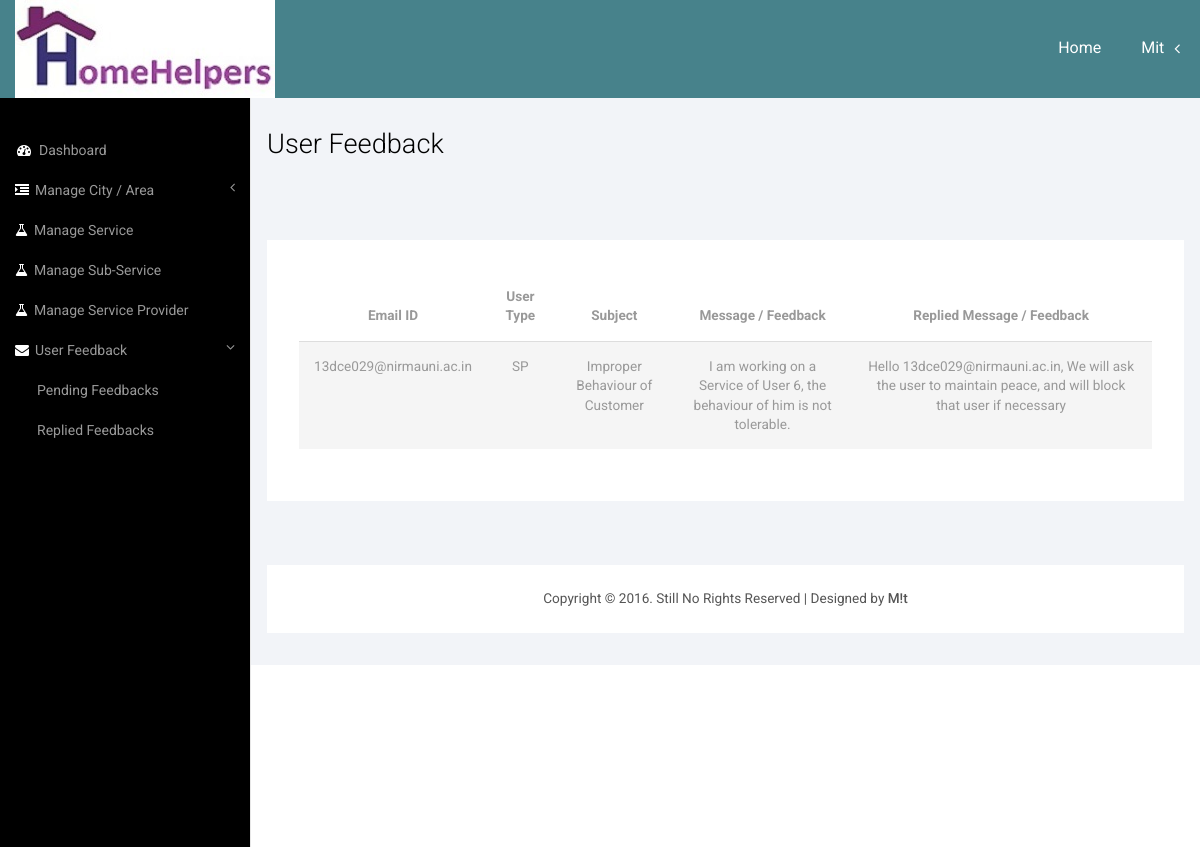
Page /Admin/RFeedback_View.php (signed in) on the committed database.
### tables this page shows
CREATE TABLE IF NOT EXISTS `feedback_master` (
`Feedback_id` int(8) NOT NULL,
  `Email_ID` varchar(32) NOT NULL,
  `User_type` varchar(8) NOT NULL,
  `Subject` varchar(64) NOT NULL,
  `Message` text NOT NULL,
  `Time_Stamp` datetime NOT NULL DEFAULT CURRENT_TIMESTAMP,
  `Reply` text,
  `Replied` tinyint(1) NOT NULL DEFAULT '0'
);

### Admin/RFeedback_View.php (the view, shortened to what this page needs)
<!DOCTYPE HTML>
<html>
<?php
require_once("Navigation.php");
?>
<head>
</head>
<body>
<div id="wrapper">
    <div id="page-wrapper" style="margin-top: 98px;">
        <div class="col-md-12 graphs">
            <div class="xs">
                <h3>User Feedback</h3>
                <div class="tab-content" style="margin-top: 80px;">
                    <div class="tab-pane active" id="horizontal-form">
                        <div class="bs-example4" data-example-id="contextual-table">
                            <?php
                            $selectSQL = "SELECT * FROM `feedback_master` WHERE Replied=1 ORDER BY `Time_Stamp`";
                            if( !( $selectRes = mysql_query( $selectSQL ) ) ){
                                echo 'Retrieval of data from Database Failed - #'.mysql_errno().': '.mysql_error();
                            }
                            else{
                            ?>
                            <table class="table">
                                <thead>
                                <tr>
                                    <th style="text-align: center">Email ID</th>
                                    <th style="text-align: center">User Type</th>
                                    <th style="text-align: center">Subject</th>
                                    <th style="text-align: center">Message / Feedback</th>
                                    <th style="text-align: center">Replied Message / Feedback</th>
                                </tr>
                                </thead>
                                <tbody>
                                <?php
                                if (mysql_num_rows($selectRes) == 0) {
                                    echo '<tr><td colspan="3">No Rows Returned</td></tr>';
                                } else {
                                    $mit = 1;
                                    while ($row = mysql_fetch_assoc($selectRes)) {
                                        if ($mit % 2 == 1) {
                                            echo "<tr class=\"active\"><td align=\"center\">{$row['Email_ID']}</td><td align=\"center\">{$row['User_type']}</td><td align=\"center\">{$row['Subject']}</td><td align=\"center\">{$row['Message']}</td><td align=\"center\">{$row['Reply']}</td></tr>\n";
                                        } else {
                                            echo "<tr><td align=\"center\">{$row['Email_ID']}</td><td align=\"center\">{$row['User_type']}</td><td align=\"center\">{$row['Subject']}</td><td align=\"center\">{$row['Message']}</td><td align=\"center\">{$row['Reply']}</td></tr>\n";
                                        }
                                        $mit++;
                                    }
                                }
                                }
                                ?>
                                </tbody>
                            </table>
                        </div>
                    </div>
                </div>
                <div class="copy_layout">
                    <p>Copyright © 2016. Still No Rights Reserved | Designed by <b style="font-weight: 500">M!t</b></p>
                </div>
            </div>
        </div>
    </div>
</body>
</html>

### css/style.css (style rules this page uses)
h4, h5, h6, h1, h2, h3 { margin-top: 0; }
p { margin: 0; }
html, body { font-family: 'Roboto', sans-serif; font-size: 100%; background:#000; overflow-x: hidden; }
.but_list, .tab-content { margin:1.5em 0 0 0; }
.copy p, .copy_layout p { font-size:0.85em; color:#555; }
.graphs { padding: 2em 1em; background: #f2f4f8; font-family: 'Roboto', sans-serif; }
.bs-example4 { background: #fff; padding: 2em; }
.xs h3, .widget_head { color:#000; font-size:1.7em; font-weight:300; margin-bottom: 1em; }
.table > thead > tr > th, .table > tbody > tr > th, .table > tfoot > tr > th, .table > thead > tr > td, .table > tbody > tr > td, .table > tfoot > tr > td { border-top: none !important; }
.tab-content > .active { display: block; visibility: visible; }
.table > thead > tr > th, .table > tbody > tr > th, .table > tfoot > tr > th, .table > thead > tr > td, .table > tbody > tr > td, .table > tfoot > tr > td { font-size: 0.85em; color: #999; }
.table td, .table>tbody>tr>td, .table>tbody>tr>th, .table>tfoot>tr>td, .table>tfoot>tr>th, .table>thead>tr>td, .table>thead>tr>th { padding:15px !important; }
.table > thead > tr > th { border-bottom: 1px solid #ddd !important; }
.copy_layout { padding:1.5em 0; background:#fff; text-align:center; margin: 4em 0 0em 0; }

### css/custom.css (style rules this page uses)
#wrapper { width: 100%; }
#page-wrapper { min-height: 568px; background-color: #fff; }
@media (min-width:768px) { #page-wrapper { position: inherit; margin: 0 0 0 250px; border-left: 1px solid #e7e7e7; } }

### rows in the picture
feedback_master: Email_ID "13dce029@nirmauni.ac.in", User_type "SP", Subject "Improper Behaviour of Customer", Message "I am working on a Service of User 6, the behaviour of him is not tolerable.", Reply "Hello 13dce029@nirmauni.ac.in, We will ask the user to maintain peace, and will block that user if necessary"

### other values in the picture
$_SESSION["First_name"] "Mit"
